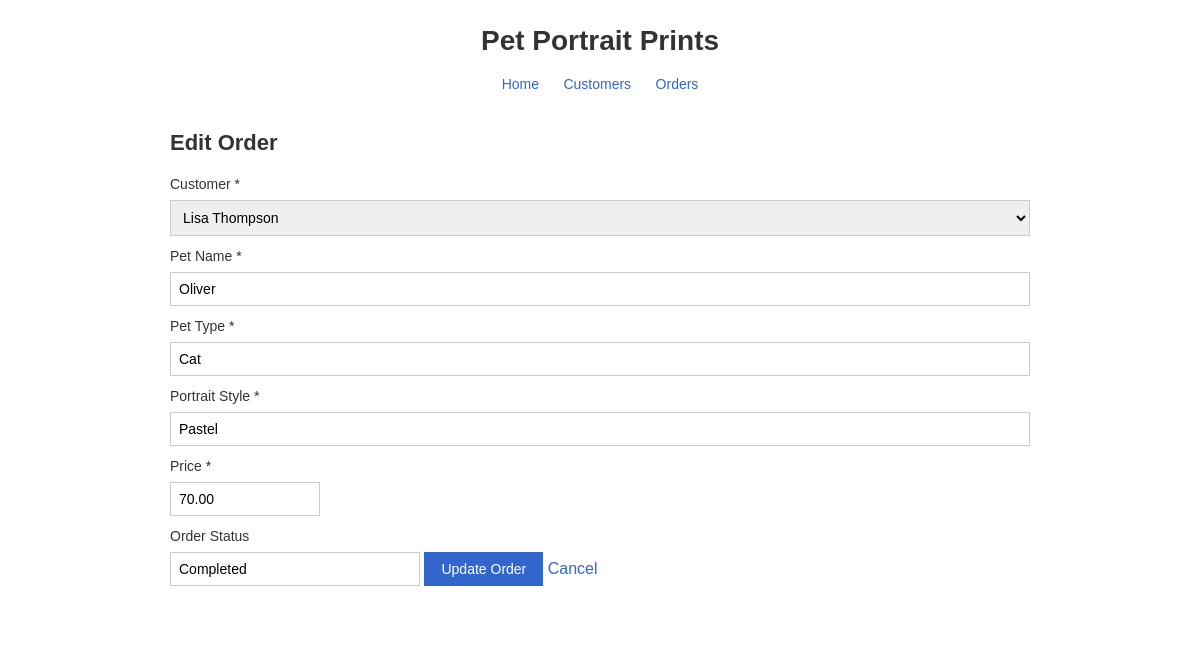
Screenshot of /orders/edit_order.php?id=7 with the database file from the repository.
### tables this page shows
CREATE TABLE IF NOT EXISTS pet_portrait_orders (
    order_id       INT           NOT NULL AUTO_INCREMENT,
    customer_id    INT           NOT NULL,
    pet_name       VARCHAR(100)  NOT NULL,
    pet_type       VARCHAR(50)   NOT NULL,
    portrait_style VARCHAR(100)  NOT NULL,
    price          DECIMAL(10,2) NOT NULL,
    order_status   VARCHAR(30)   NOT NULL DEFAULT 'Pending',
    created_at     TIMESTAMP     DEFAULT CURRENT_TIMESTAMP,
    PRIMARY KEY (order_id),
    CONSTRAINT fk_order_customer
        FOREIGN KEY (customer_id)
        REFERENCES customers(customer_id)
        ON DELETE CASCADE
);

### includes/db_connect.php (called while the page is built, shortened)
<?php
function escape($string)
{
    return htmlspecialchars($string ?? '', ENT_QUOTES, 'UTF-8');
}
?>

### orders/edit_order.php (the view, shortened to what this page needs)
<?php
require_once __DIR__ . '/../includes/db_connect.php';
$id = $_GET['id'] ?? 0;
$id = (int)$id;
$stmt = $pdo->prepare("SELECT * FROM pet_portrait_orders WHERE order_id = ?");
$stmt->execute([$id]);
$order = $stmt->fetch();
$custStmt = $pdo->query("SELECT * FROM customers ORDER BY customer_name");
$customers = $custStmt->fetchAll();
?>
<?php require_once __DIR__ . '/../includes/header.php'; ?>
<h2>Edit Order</h2>
<form method="POST" action="edit_order.php?id=<?php echo escape($id); ?>">
    <label class="label" for="customer_id">Customer *</label>
    <select class="input" id="customer_id" name="customer_id" required>
        <?php
        foreach ($customers as $customer) {
            $selected = ($customer['customer_id'] == $order['customer_id']) ? 'selected' : '';
            echo '<option value="' . escape($customer['customer_id']) . '" ' . $selected . '>' . escape($customer['customer_name']) . '</option>';
        }
        ?>
    </select>
    <label class="label" for="pet_name">Pet Name *</label>
    <input class="input" type="text" id="pet_name" name="pet_name" value="<?php echo escape($order['pet_name']); ?>" required>
    <label class="label" for="pet_type">Pet Type *</label>
    <input class="input" type="text" id="pet_type" name="pet_type" value="<?php echo escape($order['pet_type']); ?>" required>
    <label class="label" for="portrait_style">Portrait Style *</label>
    <input class="input" type="text" id="portrait_style" name="portrait_style" value="<?php echo escape($order['portrait_style']); ?>" required>
    <label class="label" for="price">Price *</label>
    <input class="input input-small" type="number" id="price" name="price" step="0.01" min="0" value="<?php echo escape($order['price']); ?>" required>
    <label class="label" for="order_status">Order Status</label>
    <input class="input input-medium" type="text" id="order_status" name="order_status" value="<?php echo escape($order['order_status']); ?>">
    <input class="button" type="submit" value="Update Order">
    <a class="link" href="view_orders.php">Cancel</a>
</form>

### css/style.css (style rules this page uses)
* { margin: 0; padding: 0; box-sizing: border-box; }
body { background-color: #FFFFFF; color: #333333; font-family: Arial, Helvetica, sans-serif; line-height: 1.5; }
h2 { font-size: 22px; margin-bottom: 15px; color: #333333; }
a.button, input[type="submit"], button { background-color: #3366CC; color: #FFFFFF; border: 1px solid #3366CC; padding: 8px 16px; font-size: 14px; cursor: pointer; text-decoration: none; display: inline-block; }
a.link { color: #3366CC; text-decoration: none; }
form { margin-bottom: 20px; }
.label { display: block; margin-bottom: 5px; font-size: 14px; }
.input { width: 100%; padding: 8px; border: 1px solid #CCCCCC; font-size: 14px; margin-bottom: 10px; }
.input-small { width: 150px; }
.input-medium { width: 250px; }

### rows the page displays
pet_portrait_orders: pet_name "Oliver", pet_type "Cat", portrait_style "Pastel", price "70.00", order_status "Completed"

### other values shown
form field customer_id "Lisa Thompson"
